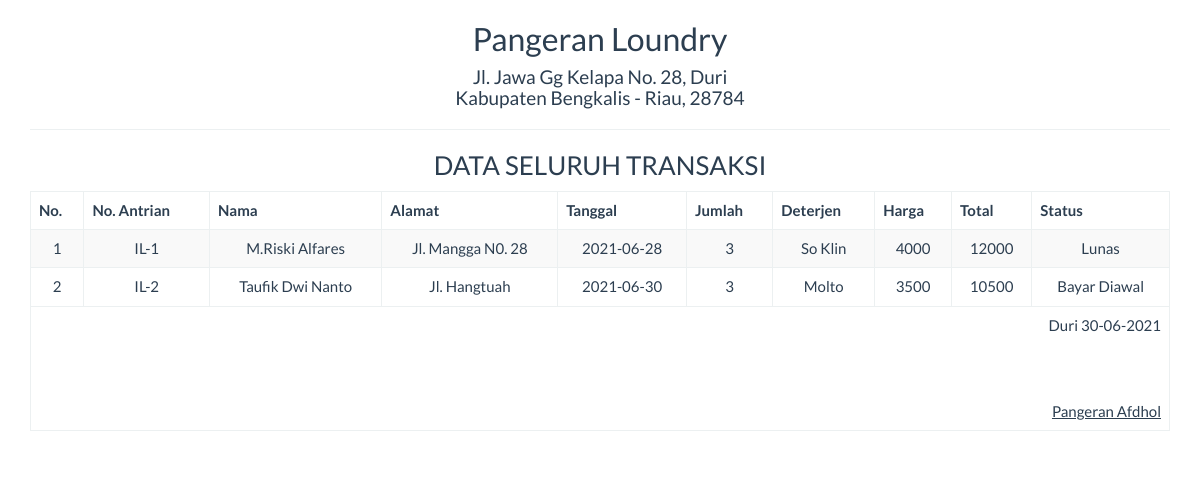
Page /report/arsip_semua.php on the committed database.
### tables this page shows
CREATE TABLE IF NOT EXISTS `transaksi` (
  `id` int(11) NOT NULL AUTO_INCREMENT,
  `no_antrian` varchar(10) NOT NULL,
  `nama` varchar(25) NOT NULL,
  `alamat` varchar(50) NOT NULL,
  `tanggal` date NOT NULL,
  `jumlah_kg` int(11) NOT NULL,
  `jenis_deterjen` varchar(25) NOT NULL,
  `harga` int(10) NOT NULL,
  `total_harga` int(11) NOT NULL,
  `status_pembayaran` varchar(25) NOT NULL,
  PRIMARY KEY (`id`)
);

### report/arsip_semua.php (the view, shortened to what this page needs)
<!DOCTYPE html>
<html>
    <head>
        <link href="../Assets/css/bootstrap.min.css" rel="stylesheet" type="text/css"/>
    </head>
    <body onload="print()">
        <?php
        include '../config/koneksi.php';
        ?>
        <div class="container">
            <div class='row'>
                <div class="col-sm-12">
                    <div class="text-center">
                        <h2>Pangeran Loundry </h2>
                        <h4>Jl. Jawa Gg Kelapa No. 28, Duri <br> Kabupaten Bengkalis - Riau, 28784</h4>
                        <hr>
                        <h3>DATA SELURUH TRANSAKSI </h3>
                        <table class="table table-bordered table-striped table-hover">
                        <thead>
                            <tr>
                                <th>No.</th>
                                <th>No. Antrian</th>
                                <th>Nama </th>
                                <th>Alamat</th>
                                <th>Tanggal</th>
                                <th>Jumlah </th>
                                <th>Deterjen</th>
                                <th>Harga</th>
                                <th>Total </th>
                                <th>Status</th>
                            </tr>
                        </thead>
                        <tbody>
                            <?php
                            $sql = "SELECT * FROM transaksi";
                            $query = mysqli_query($koneksi, $sql) or die("SQL Anda Salah");
                            $nomor = 0;
                            while ($data = mysqli_fetch_array($query)) {
                                $nomor++;
                                ?>
                                <tr>
                                    <td><?= $nomor ?></td>
                                    <td><?= $data['no_antrian'] ?></td>
									<td><?= $data['nama'] ?></td>
									<td><?= $data['alamat'] ?></td>
									<td><?= $data['tanggal'] ?></td>
                                    <td><?= $data['jumlah_kg'] ?></td>
                                    <td><?= $data['jenis_deterjen'] ?></td>
                                    <td><?= $data['harga'] ?></td>
                                    <td><?= $data['total_harga'] ?></td>
                                    <td><?= $data['status_pembayaran'] ?></td>
                                </tr>
                            <?php } ?>
                        </tbody>
                            <tfoot>
                                <tr>
                                    <td colspan="10" class="text-right">
                                        Duri  <?= date("d-m-Y") ?>
                                        <br><br><br><br>
                                        <u>Pangeran Afdhol <strong>
									</td>
								</tr>
							</tfoot>
                        </table>
                    </div>
                </div>
            </div>
    </body>
</html>

### rows in the picture
transaksi: no_antrian "IL-1", nama "M.Riski Alfares", alamat "Jl. Mangga N0. 28", tanggal "2021-06-28", jumlah_kg "3", jenis_deterjen "So Klin", harga "4000", total_harga "12000", status_pembayaran "Lunas"
transaksi: no_antrian "IL-2", nama "Taufik Dwi Nanto", alamat "Jl. Hangtuah", tanggal "2021-06-30", jumlah_kg "3", jenis_deterjen "Molto", harga "3500", total_harga "10500", status_pembayaran "Bayar Diawal"
